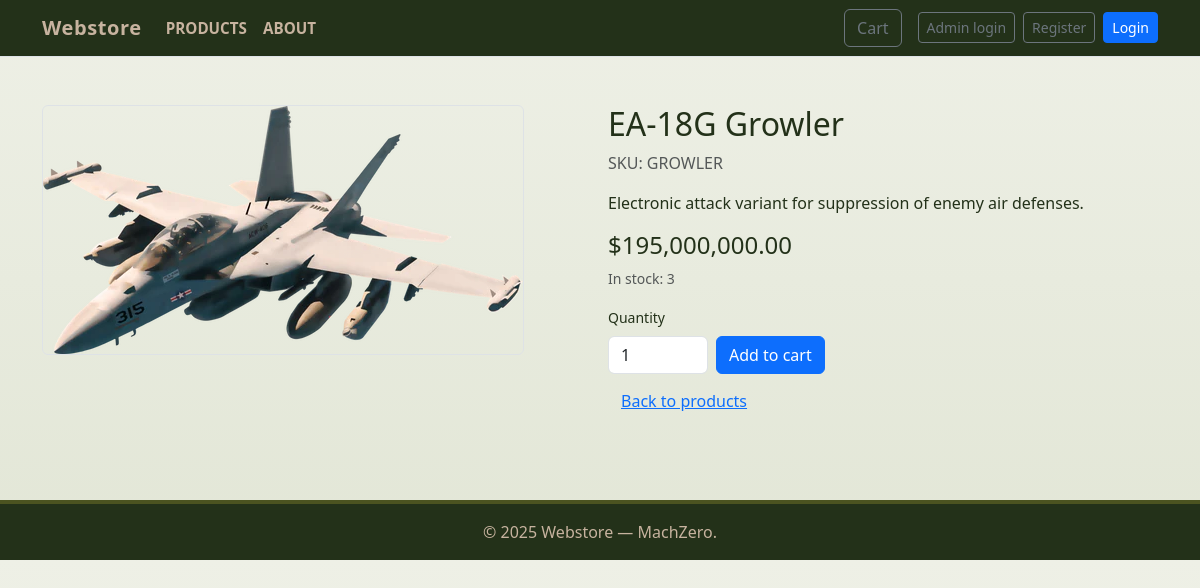
/product/GROWLER, run on an earlier commit of the app's database.
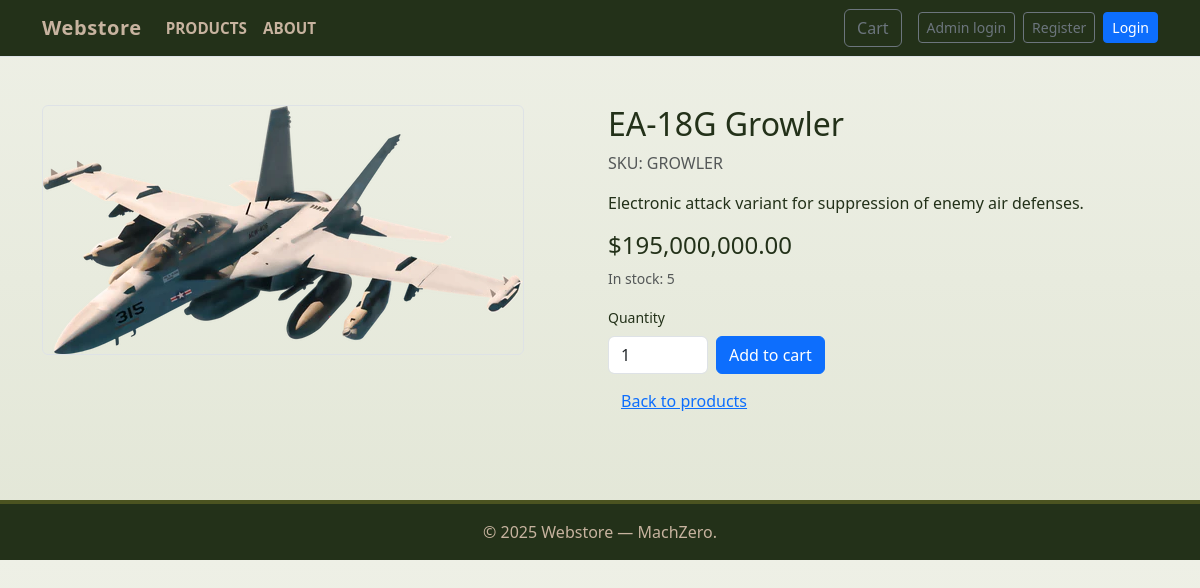
And on a later commit of the database.
### tables this page shows
CREATE TABLE products (
        id INTEGER PRIMARY KEY,
        sku TEXT UNIQUE NOT NULL,
        name TEXT NOT NULL,
        description TEXT,
        price REAL NOT NULL,
        image TEXT,
        created_at TEXT NOT NULL
    , stock INTEGER NOT NULL DEFAULT 0);

### app.py (the view)
@app.route("/product/<sku>")
def product_detail(sku):
    db = get_db()
    sku_upper = sku.upper()
    p = db.execute("SELECT id, sku, name, description, price, image, stock FROM products WHERE sku = ?", (sku_upper,)).fetchone()
    if not p:
        return redirect(url_for("products"))
    return render_template("product_detail.html", product=dict(p))

### app.py (called while the page is built, shortened)
def get_db():
    if 'db' not in g:
        conn = sqlite3.connect(DB_PATH)
        conn.row_factory = sqlite3.Row
        conn.execute("PRAGMA foreign_keys = ON;")
        g.db = conn
    return g.db

@app.context_processor
def inject_cart_count():
    cart = session.get("cart", {}) if session is not None else {}
    try:
        count = sum(int(v) for v in cart.values()) if cart else 0
    except Exception:
        count = 0
    return {"cart_count": count}

@app.before_request
def enforce_session_timeout():
    if request.path.startswith(("/static", "/sw.js", "/favicon.ico", "/admin/debug", "/admin/uploads")):
        return
    now_ts = datetime.now(timezone.utc).timestamp()
    last = session.get("last_active")
    timeout_secs = SESSION_TIMEOUT_MINUTES * 60
    created = session.get("created_at")
    if session.get("customer_id") or session.get("is_admin"):
        session["last_active"] = now_ts
        if "created_at" not in session:
            session["created_at"] = now_ts

### templates/product_detail.html (shortened to what this page needs)
<!doctype html>
<html lang="en">
<head>
  <link href="https://cdn.jsdelivr.net/npm/bootstrap@5.3.0/dist/css/bootstrap.min.css" rel="stylesheet">
  <link rel="stylesheet" href="{{ url_for('static', filename='css/styles.css') }}">
</head>
<body>
  {% include 'navbar.html' %}
  <main class="container py-5">
    <div class="row g-3">
      <div class="col-md-6">
        <img src="{{ url_for('static', filename=product.image) }}" alt="{{ product.name }}" class="img-fluid border rounded">
      </div>
      <div class="col-md-6">
        <h2>{{ product.name }}</h2>
        <p class="text-muted">SKU: {{ product.sku }}</p>
        <p>{{ product.description }}</p>
        <h4 class="mt-3">${{ "{:,.2f}".format(product.price) }}</h4>
        <p class="small text-muted">In stock: {{ product.stock }}</p>
        <form method="post" action="{{ url_for('cart_add') }}" class="row g-2">
          <div class="col-auto">
            <label class="form-label small">Quantity</label>
            <input type="number" name="qty" value="1" min="1" max="{{ product.stock }}" class="form-control" style="width:100px">
          </div>
          <div class="col-auto align-self-end">
            <button class="btn btn-primary" type="submit" {% if product.stock <= 0 %}disabled{% endif %}>Add to cart</button>
          </div>
          <div class="col-12 mt-2">
            <a href="{{ url_for('products') }}" class="btn btn-link">Back to products</a>
          </div>
        </form>
      </div>
    </div>
  </main>
</body>
<footer>
  <div class="container">
    &copy; {{ 2025 }} Webstore — MachZero.
  </div>
</footer>
</html>

What changed in the data, as far as the page shows it:
changed products "EA-18G Growler": stock "3" → "5"
